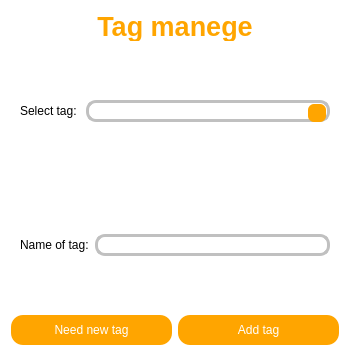
<?xml version="1.0" encoding="UTF-8"?>
<ui version="4.0">
 <class>AddTag_DialogWindow</class>
 <widget class="QDialog" name="AddTag_DialogWindow">
  <property name="geometry">
   <rect>
    <x>0</x>
    <y>0</y>
    <width>350</width>
    <height>356</height>
   </rect>
  </property>
  <property name="windowTitle">
   <string>Dialog</string>
  </property>
  <property name="styleSheet">
   <string notr="true">background-color:white;</string>
  </property>
  <layout class="QVBoxLayout" name="verticalLayout">
   <item>
    <widget class="QLabel" name="label">
     <property name="maximumSize">
      <size>
       <width>16777215</width>
       <height>30</height>
      </size>
     </property>
     <property name="font">
      <font>
       <pointsize>20</pointsize>
       <bold>true</bold>
      </font>
     </property>
     <property name="styleSheet">
      <string notr="true">color:orange;</string>
     </property>
     <property name="text">
      <string>Tag manege</string>
     </property>
     <property name="alignment">
      <set>Qt::AlignCenter</set>
     </property>
    </widget>
   </item>
   <item>
    <widget class="QFrame" name="select_tag_frame">
     <property name="styleSheet">
      <string notr="true">border:none</string>
     </property>
     <property name="frameShape">
      <enum>QFrame::StyledPanel</enum>
     </property>
     <property name="frameShadow">
      <enum>QFrame::Raised</enum>
     </property>
     <layout class="QGridLayout" name="gridLayout">
      <item row="0" column="0">
       <widget class="QLabel" name="label_3">
        <property name="maximumSize">
         <size>
          <width>60</width>
          <height>16777215</height>
         </size>
        </property>
        <property name="styleSheet">
         <string notr="true">color:black;			</string>
        </property>
        <property name="text">
         <string>Select tag:</string>
        </property>
       </widget>
      </item>
      <item row="0" column="1">
       <widget class="QComboBox" name="comboBox">
        <property name="styleSheet">
         <string notr="true">QComboBox {
        border: 3px solid silver;
        border-radius: 10px;/* Закругление углов */
        background-color: white;
        color: black;
        }
        QComboBox::down-arrow {
        background-color: orange;
        color: white;
        border-radius: 6px; /* Закругление углов */
       
        width: 18px; /* Ширина изображения */
        height: 18px; /* Высота изображения */
        }
        QComboBox::down-arrow:disabled {
        background-color: lightgray;
        color: darkgray;
        }
        QComboBox::down-arrow:pressed {
        background-color: darkorange;
        }
        QComboBox::drop-down {
        border: none;
        width: 20px; /* Ширина кнопки */
        height: 20px; /* Высота кнопки */
        }
        QComboBox QAbstractItemView {
        background-color: white; /* Цвет фона выпадающего списка */
        color: black; /* Цвет текста в выпадающем списке */
        border: 1px solid silver;  /* Граница выпадающего списка */
        }</string>
        </property>
       </widget>
      </item>
     </layout>
    </widget>
   </item>
   <item>
    <widget class="QFrame" name="create_tag_frame">
     <property name="styleSheet">
      <string notr="true">border:none;</string>
     </property>
     <property name="frameShape">
      <enum>QFrame::StyledPanel</enum>
     </property>
     <property name="frameShadow">
      <enum>QFrame::Raised</enum>
     </property>
     <layout class="QGridLayout" name="gridLayout_2">
      <item row="0" column="0">
       <widget class="QLabel" name="label_2">
        <property name="styleSheet">
         <string notr="true">color:black;</string>
        </property>
        <property name="text">
         <string>Name of tag:</string>
        </property>
       </widget>
      </item>
      <item row="0" column="1">
       <widget class="QLineEdit" name="tagName">
        <property name="styleSheet">
         <string notr="true">color:black;
background-color:white;
border-radius:10px;
border:3px solid silver;</string>
        </property>
       </widget>
      </item>
     </layout>
    </widget>
   </item>
   <item>
    <layout class="QHBoxLayout" name="horizontalLayout_2">
     <item>
      <widget class="QPushButton" name="button_option">
       <property name="minimumSize">
        <size>
         <width>100</width>
         <height>30</height>
        </size>
       </property>
       <property name="styleSheet">
        <string notr="true">border-radius:12px;
color:white;
background-color:orange;</string>
       </property>
       <property name="text">
        <string>Need new tag</string>
       </property>
      </widget>
     </item>
     <item>
      <widget class="QPushButton" name="pushButton">
       <property name="minimumSize">
        <size>
         <width>100</width>
         <height>30</height>
        </size>
       </property>
       <property name="styleSheet">
        <string notr="true">border-radius:12px;
color:white;
background-color:orange;</string>
       </property>
       <property name="text">
        <string>Add tag</string>
       </property>
      </widget>
     </item>
    </layout>
   </item>
  </layout>
 </widget>
 <resources/>
 <connections/>
</ui>
